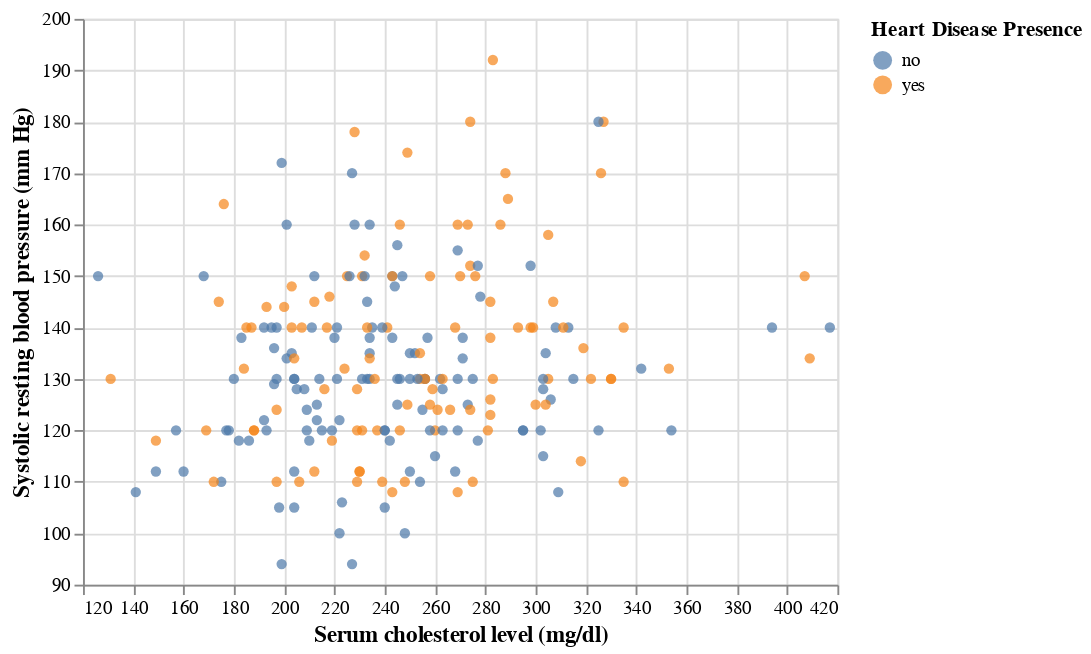

Notebook code cell kept with this figure:
### Code cell
chol_vs_restbps = (
    alt.Chart(hd_general)
    .mark_circle()
    .encode(
        x=alt.X("chol", title="Serum cholesterol level (mg/dl)", scale=alt.Scale(zero=False)),
        y=alt.Y("trestbps(systolic)", title="Systolic resting blood pressure (mm Hg)", scale=alt.Scale(zero=False)),
        color=alt.Color("heart_disease_presence", title="Heart Disease Presence")
    )
).configure_axis(titleFontSize=12)
chol_vs_restbps

### Figure 1 — Vega-Lite specification as saved in the notebook (floating-point values rounded to 4 significant figures; data arrays with more than 128 entries replaced by an {"elided": "..."} marker saying what was removed)
{"config": {"view": {"continuousWidth": 400, "continuousHeight": 300}, "axis": {"titleFontSize": 12}}, "data": {"name": "data-dad18485262603f87de2d54e8f874952"}, "mark": "circle", "encoding": {"color": {"field": "heart_disease_presence", "title": "Heart Disease Presence", "type": "nominal"}, "x": {"field": "chol", "scale": {"zero": false}, "title": "Serum cholesterol level (mg/dl)", "type": "quantitative"}, "y": {"field": "trestbps(systolic)", "scale": {"zero": false}, "title": "Systolic resting blood pressure (mm Hg)", "type": "quantitative"}}, "$schema": "https://vega.github.io/schema/vega-lite/v4.17.0.json", "datasets": {"data-dad18485262603f87de2d54e8f874952": {"elided": "222 records"}}}
